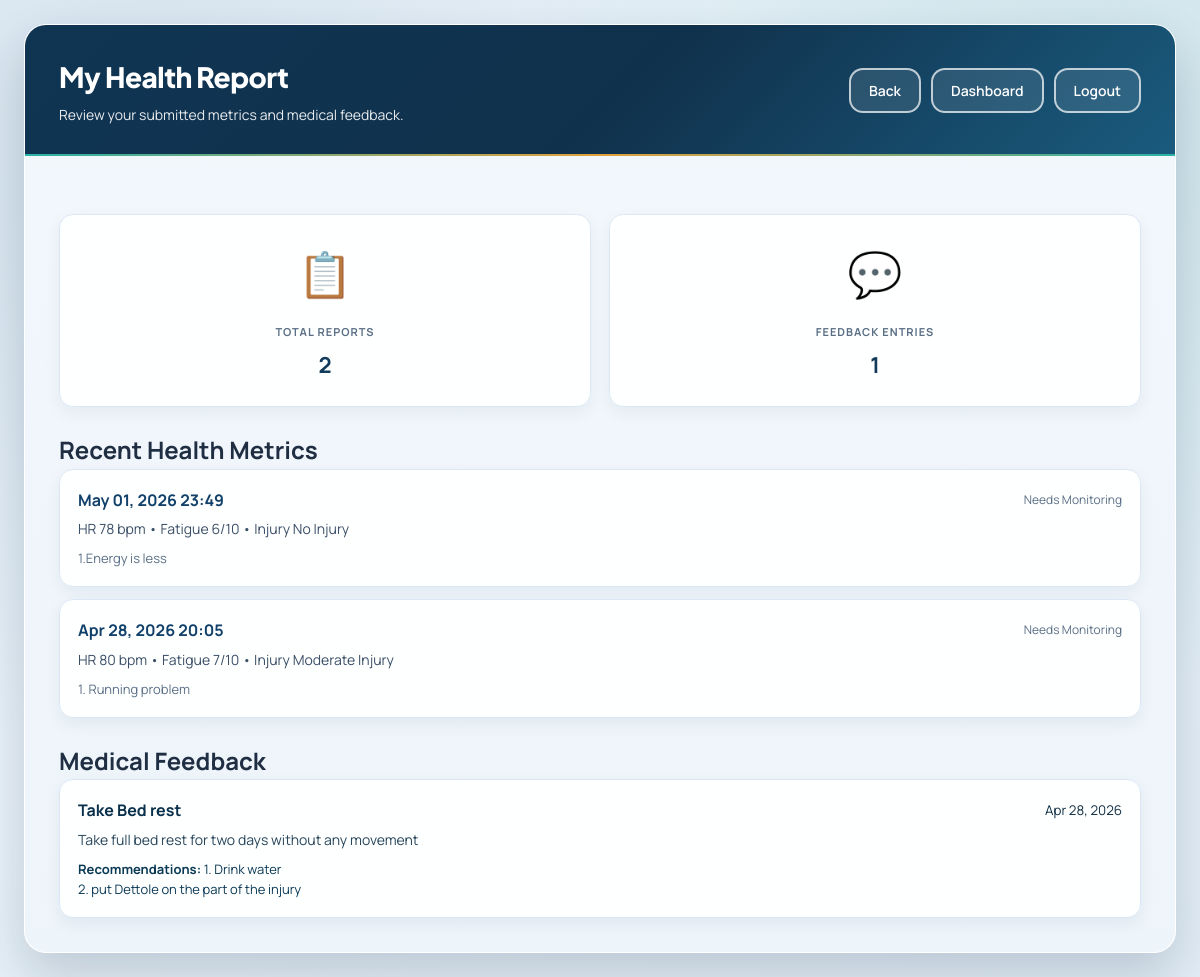
The app's page /player/health-report/ (signed in) with its own data.
### medical_staff/models.py (models this page shows)
class AthleteHealthRecord(models.Model):
    INJURY_STATUS_CHOICES = (
        ('none', 'No Injury'),
        ('minor', 'Minor Injury'),
        ('moderate', 'Moderate Injury'),
        ('severe', 'Severe Injury'),
        ('recovering', 'Recovering'),
    )
    RECOVERY_STATUS_CHOICES = (
        ('good', 'Good'),
        ('watch', 'Needs Monitoring'),
        ('critical', 'Critical'),
    )
    athlete = models.ForeignKey(
        settings.AUTH_USER_MODEL,
        on_delete=models.CASCADE,
        related_name='health_records',
    )
    medical_staff = models.ForeignKey(
        settings.AUTH_USER_MODEL,
        on_delete=models.CASCADE,
        related_name='recorded_health_metrics',
        null=True,
        blank=True,
    )
    recorded_on = models.DateField(auto_now_add=True)
    heart_rate = models.PositiveIntegerField(help_text='Resting heart rate (bpm)')
    blood_pressure = models.CharField(max_length=20, blank=True, help_text='e.g. 120/80')
    weight_kg = models.DecimalField(max_digits=5, decimal_places=2, null=True, blank=True)
    sleep_hours = models.DecimalField(max_digits=4, decimal_places=1, null=True, blank=True)
    fatigue_level = models.PositiveSmallIntegerField(default=1, help_text='1(low)-10(high)')
    injury_status = models.CharField(max_length=20, choices=INJURY_STATUS_CHOICES, default='none')
    injury_notes = models.TextField(blank=True)
    recovery_status = models.CharField(max_length=20, choices=RECOVERY_STATUS_CHOICES, default='good')
    performance_notes = models.TextField(blank=True)
    created_at = models.DateTimeField(auto_now_add=True)
    review_requested = models.BooleanField(default=False, help_text='Player requested medical review')
    class Meta:
        db_table = 'athlete_health_record'
        ordering = ['-created_at']

class MedicalFeedback(models.Model):
    FEEDBACK_TYPE_CHOICES = (
        ('health', 'Health Feedback'),
        ('performance', 'Performance Feedback'),
    )
    athlete = models.ForeignKey(
        settings.AUTH_USER_MODEL,
        on_delete=models.CASCADE,
        related_name='medical_feedbacks',
    )
    medical_staff = models.ForeignKey(
        settings.AUTH_USER_MODEL,
        on_delete=models.CASCADE,
        related_name='given_medical_feedbacks',
    )
    feedback_type = models.CharField(max_length=20, choices=FEEDBACK_TYPE_CHOICES)
    title = models.CharField(max_length=150)
    feedback = models.TextField()
    recommendations = models.TextField(blank=True)
    created_at = models.DateTimeField(auto_now_add=True)
    class Meta:
        db_table = 'medical_feedback'
        ordering = ['-created_at']

### player/views.py (the view)
    def wrapper(request, *args, **kwargs):
        if request.user.role != 'athlete':
            messages.error(request, 'Access denied. Athletes only.')
            return redirect('home')
        return view_func(request, *args, **kwargs)

### player/views.py (called while the page is built)
def athlete_required(view_func):
    def wrapper(request, *args, **kwargs):
        if request.user.role != 'athlete':
            messages.error(request, 'Access denied. Athletes only.')
            return redirect('home')
        return view_func(request, *args, **kwargs)
    return wrapper

@login_required
@athlete_required
def health_report(request):
    user = request.user
    from medical_staff.models import AthleteHealthRecord, MedicalFeedback
    health_records = AthleteHealthRecord.objects.filter(athlete=user).select_related('medical_staff')
    feedbacks = MedicalFeedback.objects.filter(athlete=user).select_related('medical_staff')
    context = {
        'user': user,
        'health_records': health_records,
        'feedbacks': feedbacks,
        'health_record_count': health_records.count(),
        'feedback_count': feedbacks.count(),
    }
    return render(request, 'player/health_report.html', context)

### player/templates/player/health_report.html (shortened to what this page needs)
{% extends 'user/base.html' %}
{% block content %}
<div class="dashboard-container">
    <div class="dashboard-header">
        <div class="user-info">
            <h1>My Health Report</h1>
            <p>Review your submitted metrics and medical feedback.</p>
        </div>
        <div class="header-actions">
            <a href="javascript:history.back()" class="btn-logout">Back</a>
            <a href="{% url 'player:dashboard' %}" class="btn-logout">Dashboard</a>
            <a href="{% url 'logout' %}" class="btn-logout">Logout</a>
        </div>
    </div>
    <div class="dashboard-body">
        <div class="info-grid" style="margin-bottom: 24px;">
            <div class="info-card">
                <div class="card-icon">📋</div>
                <h3>Total Reports</h3>
                <p>{{ health_record_count }}</p>
            </div>
            <div class="info-card">
                <div class="card-icon">💬</div>
                <h3>Feedback Entries</h3>
                <p>{{ feedback_count }}</p>
            </div>
        </div>
        <div class="section-card" style="margin-bottom: 24px;">
            <div class="section-head">
                <h2>Recent Health Metrics</h2>
            </div>
            {% if health_records %}
            <div style="display: grid; gap: 12px;">
                {% for item in health_records %}
                <div class="info-card" style="text-align: left; padding: 18px;">
                    <div style="display:flex; justify-content:space-between; align-items:center; gap:10px; margin-bottom: 6px;">
                        <strong style="color:#11416a;">{{ item.created_at|date:"M d, Y H:i" }}</strong>
                        <span style="font-size: 12px; color: var(--gray-600);">{{ item.get_recovery_status_display }}</span>
                    </div>
                    <div style="color: var(--gray-700); font-size: 14px;">
                        HR {{ item.heart_rate }} bpm • Fatigue {{ item.fatigue_level }}/10 • Injury {{ item.get_injury_status_display }}
                    </div>
                    {% if item.performance_notes %}
                    <div style="margin-top: 8px; color: var(--gray-600); font-size: 13px;">
                        {{ item.performance_notes }}
                    </div>
                    {% endif %}
                </div>
                {% endfor %}
            </div>
            {% else %}
            <p style="color: var(--gray-600);">No health metrics submitted yet.</p>
            {% endif %}
        </div>
        <div class="section-card">
            <div class="section-head">
                <h2>Medical Feedback</h2>
            </div>
            {% if feedbacks %}
            <div style="display: grid; gap: 12px;">
                {% for fb in feedbacks %}
                <div class="info-card" style="text-align: left; padding: 18px;">
                    <div style="display:flex; justify-content:space-between; align-items:center; gap:10px; margin-bottom: 6px;">
                        <strong style="color:#08304b;">{{ fb.title }}</strong>
                        <small style="color:#0f2e44;">{{ fb.created_at|date:"M d, Y" }}</small>
                    </div>
                    <div style="color: #27465b; font-size: 14px;">{{ fb.feedback|linebreaksbr }}</div>
                    {% if fb.recommendations %}
                    <div style="margin-top: 8px; color:#0b3a56; font-size: 13px;">
                        <strong>Recommendations:</strong> {{ fb.recommendations|linebreaksbr }}
                    </div>
                    {% endif %}
                </div>
                {% endfor %}
            </div>
            {% else %}
            <p style="color: var(--gray-600);">No feedback from medical staff yet.</p>
            {% endif %}
        </div>
    </div>
</div>
{% endblock %}

### user/templates/user/base.html (style rules this page uses)
* { margin: 0; padding: 0; box-sizing: border-box; }
:root { --primary: #123a5a; --primary-light: #1b567f; --primary-dark: #0b2740; --secondary: #178f88; --secondary-light: #22a39b; --secondary-dark: #0f736d; --accent: #d98d23; --accent-light: #e6a13a; --accent-dark: #b8741a; --success: #18885f; --danger: #cf4c3c; --warning: #d9871f; --dark: #182536; --gray-900: #1f2e42; --gray-700: #3b4f67; --gray-600: #5a6f86; --gray-500: #7b8ea3; --gray-400: #9bb0c4; --gray-300: #cad7e4; --gray-200: #dfe8f1; --gray-100: #f3f7fb; --white: #FFFFFF; --shadow-sm: 0 6px 16px rgba(18, 58, 90, 0.06); --shadow-md: 0 12px 28px rgba(16, 45, 71, 0.12); --shadow-lg: 0 24px 50px rgba(10, 33, 53, 0.18); --radius-sm: 8px; --radius: 14px; --radius-lg: 22px; --transition: all 0.25s cubic-bezier(0.4, 0, 0.2, 1); }
body { font-family: 'Manrope', 'Plus Jakarta Sans', 'Trebuchet MS', sans-serif; background: radial-gradient(circle at 10% 15%, rgba(35, 98, 138, 0.12) 0%, transparent 45%), radial-gradient(circle at 90% 12%, rgba(23, 143, 136, 0.12) 0%, transparent 42%), linear-gradient(140deg, #edf4fb 0%, #e6f0f8 50%, #e2edf6 100%); min-height: 100vh; display: flex; align-items: center; justify-content: center; padding: 24px; line-height: 1.55; color: var(--gray-900); -webkit-font-smoothing: antialiased; -moz-osx-font-smoothing: grayscale; text-rendering: optimizeLegibility; }
a.btn, a.btn:hover, a.btn:focus, a.btn:active, .btn-logout, .btn-logout:hover, .btn-logout:focus, .btn-logout:active { text-decoration: none !important; }
.dashboard-container { width: 100%; max-width: 1280px; background: rgba(255, 255, 255, 0.92); backdrop-filter: blur(10px); border-radius: var(--radius-lg); box-shadow: var(--shadow-lg); overflow: hidden; animation: slideUp 0.5s ease; border: 1px solid rgba(255, 255, 255, 0.72); }
.dashboard-header { background: linear-gradient(135deg, #0f3553 0%, #10314c 52%, #1a5b7e 100%); padding: 30px 34px; color: var(--white); display: flex; justify-content: space-between; align-items: center; position: relative; overflow: hidden; }
.dashboard-header::after { content: ''; position: absolute; bottom: 0; left: 0; right: 0; height: 2px; background: linear-gradient(90deg, #2bb1a7, #e2a03a, #2bb1a7); }
.dashboard-header .user-info h1 { font-family: 'Plus Jakarta Sans', 'Manrope', sans-serif; font-size: 28px; margin-bottom: 6px; font-weight: 800; letter-spacing: -0.5px; }
.dashboard-header .user-info p { opacity: 0.9; font-size: 14px; display: flex; align-items: center; gap: 12px; }
.dashboard-body { padding: 34px; background: linear-gradient(180deg, #f2f7fc 0%, #edf4fa 100%); }
.header-actions { display: flex; gap: 10px; flex-wrap: wrap; }
.info-grid { display: grid; grid-template-columns: repeat(auto-fit, minmax(240px, 1fr)); gap: 18px; margin-top: 24px; }
.info-card { background: rgba(255, 255, 255, 0.92); backdrop-filter: blur(4px); padding: 24px 22px; border-radius: var(--radius); text-align: center; transition: var(--transition); border: 1px solid #dbe7f3; box-shadow: var(--shadow-sm); }
.info-card .card-icon { font-size: 44px; margin-bottom: 16px; }
.info-card h3 { font-size: 11px; color: var(--gray-600); text-transform: uppercase; letter-spacing: 1px; margin-bottom: 8px; font-weight: 700; }
.info-card p { font-size: 22px; font-weight: 700; color: var(--primary); }
.btn-logout { padding: 10px 18px; border: 2px solid rgba(255,255,255,0.7); background: rgba(255,255,255,0.1); color: var(--white); border-radius: var(--radius); font-size: 14px; font-weight: 600; cursor: pointer; transition: var(--transition); text-decoration: none; backdrop-filter: blur(10px); }

### records on screen
AthleteHealthRecord: created_at "May 01, 2026 23:49", recovery_status "Needs Monitoring", heart_rate "78", fatigue_level "6", injury_status "No Injury", performance_notes "1.Energy is less"
AthleteHealthRecord: created_at "Apr 28, 2026 20:05", recovery_status "Needs Monitoring", heart_rate "80", fatigue_level "7", injury_status "Moderate Injury", performance_notes "1. Running problem"
MedicalFeedback: title "Take Bed rest", created_at "Apr 28, 2026", feedback "Take full bed rest for two days without any movement", recommendations "1. Drink water 2. put Dettole on the part of the injury"

### other values on screen
{{ health_record_count }} "2"
{{ feedback_count }} "1"
